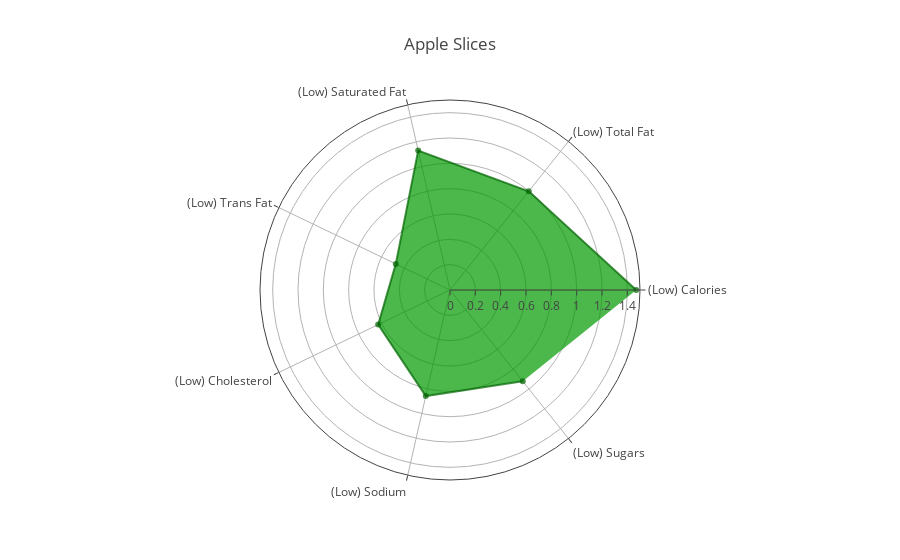

Source (notebook cell):
### Code cell
data = [trace0]
layout = Layout(title="Apple Slices", polar=dict(radialaxis = dict(visible = True,range = [0, 1.5])))
figure = Figure(data=data, layout=layout)
iplot(figure)

### Figure 1 — Plotly figure (JSON) as saved in the notebook; plotly's stock layout.template omitted (floating-point values rounded to 4 significant figures)
{"data": [{"fill": "toself", "fillcolor": "rgba(0, 155, 0, 0.7)", "marker": {"color": "rgba(0, 100, 0, 0.7)"}, "name": "Apple Slices", "r": [1.47, 0.9971, 1.129, 0.475, 0.6296, 0.8591, 0.9213], "theta": ["(Low) Calories", "(Low) Total Fat", "(Low) Saturated Fat", "(Low) Trans Fat", "(Low) Cholesterol", "(Low) Sodium", "(Low) Sugars"], "type": "scatterpolar"}], "layout": {"polar": {"radialaxis": {"range": [0, 1.5], "visible": true}}, "title": "Apple Slices"}}
